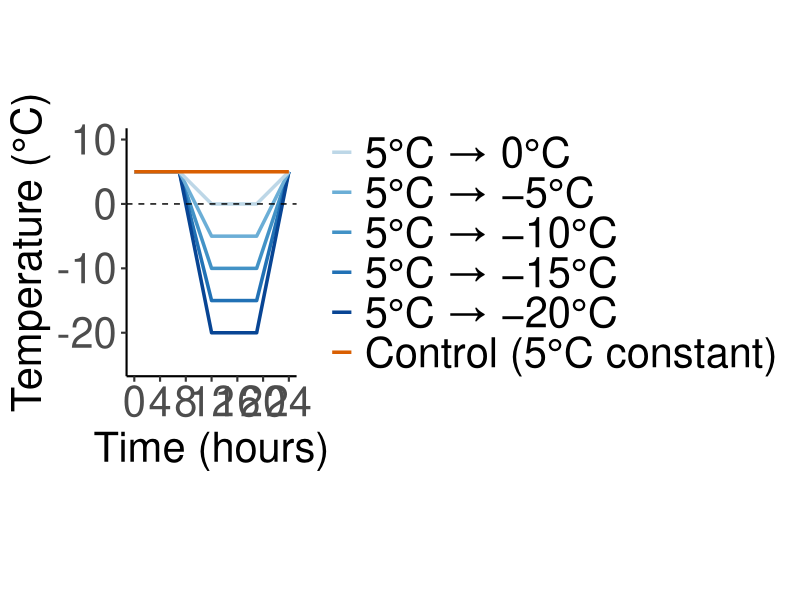
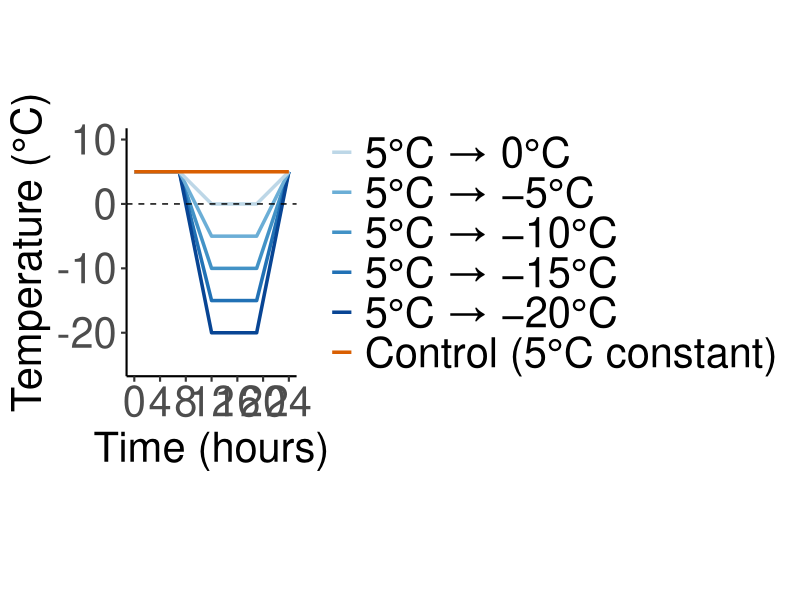

R code for these plots, in order:
setwd("/home/dared/GitHub/koreicus_cold_exp/")
library(readxl)
library(dplyr)
library(tidyr)
library(ggplot2)
#set out directory
outdir<-"outputs/"

df <- read_xlsx("data/temp_setting.xlsx")

# Fill missing values with interpolation (to keep lines continuous)
df_interp <- df %>%
  mutate(across(starts_with("5_to"), ~approx(Hours, ., Hours, rule = 2)$y))

# Reshape for ggplot
df_long <- df_interp %>%
  pivot_longer(cols = -Hours, names_to = "Treatment", values_to = "Temperature")

# Plot
p <- ggplot(df_long, aes(x = Hours, y = Temperature, color = Treatment)) +
  geom_line(size = 1.2) +
  # geom_point(size = 2) +
  geom_hline(yintercept = 0, linetype="dashed")+
  # scale_color_manual(values = c("#1b9e77", "#d95f02", "#7570b3", "black")) +
  scale_color_manual(
    values = c(
      "5_to_0"   = "#bdd7e7",  # darker light blue
      "5_to_-5"  = "#6baed6",  # medium-light blue
      "5_to_-10" = "#4292c6",  # medium blue
      "5_to_-15" = "#2171b5",  # dark blue
      "5_to_-20" = "#084594",  # very dark blue
      "Control"  = "#d95f02"   # contrast orange  
      
    ),
    labels = c(
      "5_to_0"   = "5°C → 0°C",
      "5_to_-5"  = "5°C → −5°C",
      "5_to_-10" = "5°C → −10°C",
      "5_to_-15" = "5°C → −15°C",
      "5_to_-20" = "5°C → −20°C",
      "Control"  = "Control (5°C constant)"
    ),
    breaks = c(
      "5_to_0",
      "5_to_-5",
      "5_to_-10",
      "5_to_-15",
      "5_to_-20",
      "Control"
    ))+
  ylim(-25, 10)+
  scale_x_continuous(breaks = seq(0, 24, 4)) +
    labs(
      x = "Time (hours)",
    y = "Temperature (°C)",
    color = NULL
  ) +
  coord_fixed(ratio = 1)+
  theme_classic(base_size = 16) +
  theme(
    legend.position = "right",
    legend.text  = element_text(size = 30),
    axis.title.x = element_text(size = 30),
    axis.title.y = element_text(size = 30),
    axis.text.x  = element_text(size = 30),
    axis.text.y  = element_text(size = 30),
  )
p
outname <- paste0(outdir, "/fluct_temp",Sys.Date(), ".png")
ggsave(p, filename = outname, width = 15, height = 10, device='png', dpi=320)


